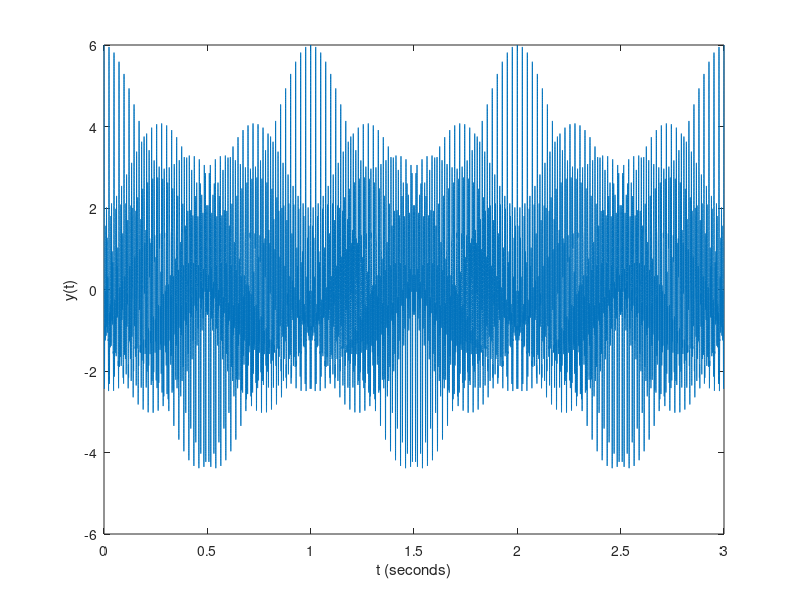

Here is the MATLAB script that generated this plot:
%{

Making waves
Musical chords are played on a guitar by strumming up to 6 strings simultaneously with one hand, while usin
shorten the strings by different amounts to modify the notes each string plays. An E-major chord is played by
strings reverberate with the following fundamental frequencies:
Note | Frequency
1: E | 330 Hz
2: B | 247 Hz
3: G# | 208 Hz
4: E | 165 Hz
5: B | 123 Hz
6: E | 82 Hz
Plucking a guitar string also generates higher frequency harmonics in addition to the fundamental frequency
sounds, however, in this exercise, we will simulate a simple "pure tone" guitar.
Your task is to write a script that creates a sound signal by combining the 6 pure tones.
create a row vector t that spans [0, 3) seconds using a sampling frequency, Fs = 44100 Hz
create an output signal y that is the sum of cosines (amplitude = 1, phase = 0) with the frequencies 


%}

% Creates an audio signal by combining 6 pure tones

% Define T, Fs, and f (vector of sound frequencies)
T = 3;
Fs = 44100; 
% sampling frequency
f = [330 247 208 165 123 82]; % Hz

% Compute time vector t (spans [0,3) seconds)
t = [0:1/Fs:T-(1/Fs)];

% Use a for-loop to construct y as a sum of cosines
y = 0;
for i = 1 : length(f)
    a = 2*pi*f(i);
    y = y + cos(a*t); % amplitude = 1, phase = 0
end
figure(1);
plot(t,y);
xlabel('t (seconds)');
ylabel('y(t)');

duration = length(y) / Fs;
fprintf("The audio signal will last for %.1f seconds.\n", duration);
soundsc(y,Fs);